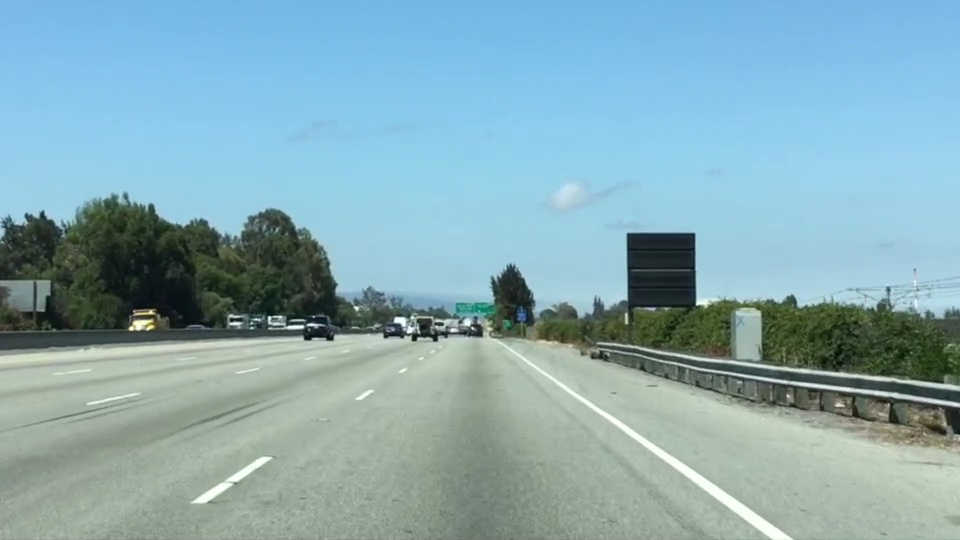
#> input picture lane_detection/highway.jpg, 960 x 540 px
$ python region_mask.py
#> lines starting #> are read from the running program, lines starting #| are printed output that depends on the picture; after the words box and inside, x2 and y2 are one past the last pixel; in counts of white or black regions, pixels touching at a corner belong together
### lane_detection/helper.py
"""
Helper functions for lane detection
"""
import matplotlib.image as mpimg
import numpy as np


def load_image(image_name):
#> called with image_name = 'highway.jpg'
    image = mpimg.imread(image_name)
#> image is the input picture: shape (540, 960, 3); mean R, G, B 135.5, 171.1, 179.2
    print('This image is: ', type(image),
          'with dimensions:', image.shape)
#| This image is:  <class 'numpy.ndarray'> with dimensions: (540, 960, 3)
    # We work with the copy instead of the original image
    y_size = image.shape[0]
#> y_size = 540
    x_size = image.shape[1]
#> x_size = 960
    copy = np.copy(image)
    return copy, x_size, y_size


def load_highway_image(image_name='highway.jpg'):
    return load_image(image_name)


def load_exit_ramp_image(image_name='exit-ramp.jpg'):
    return load_image(image_name)

### lane_detection/region_mask.py
"""
Given the test image, find all the pixels in a given region
"""
import matplotlib.pyplot as plt
import numpy as np

from helper import load_highway_image


def get_region_coordinates():
    left_bottom = [130, 539]
    right_bottom = [800, 539]
    apex = [485, 310]
    return left_bottom, right_bottom, apex


def convert_pixels():
    region_select, x_size, y_size = load_highway_image()
#> x_size = 960; y_size = 540
    left_bottom, right_bottom, apex = get_region_coordinates()
    fit_left = np.polyfit(
        (left_bottom[0], apex[0]), (left_bottom[1], apex[1]), 1)
    fit_right = np.polyfit(
        (right_bottom[0], apex[0]), (right_bottom[1], apex[1]), 1)
    fit_bottom = np.polyfit(
        (left_bottom[0], right_bottom[0]),
        (left_bottom[1], right_bottom[1]), 1)
    XX, YY = np.meshgrid(np.arange(0, x_size), np.arange(0, y_size))
    region_thresholds = (YY > (XX*fit_left[0] + fit_left[1])) & \
                        (YY > (XX*fit_right[0] + fit_right[1])) & \
                        (YY < (XX*fit_bottom[0] + fit_bottom[1]))
    region_select[region_thresholds] = [255, 0, 0]
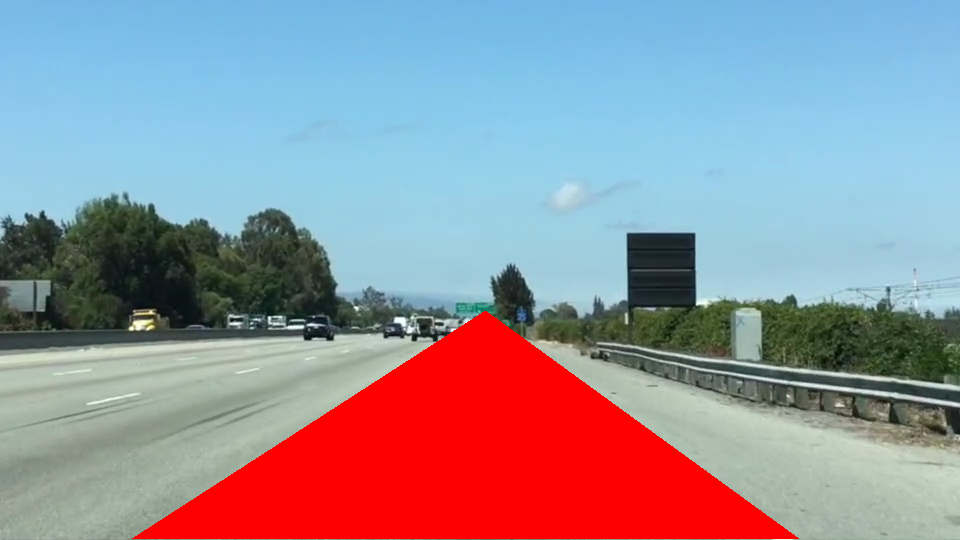
#> region_select: shape (540, 960, 3); 14.73% of pixels changed, all inside (x1, y1, x2, y2) = (132, 311, 799, 539)
    plt.imshow(region_select)
    plt.show()


if __name__ == '__main__':
    convert_pixels()
